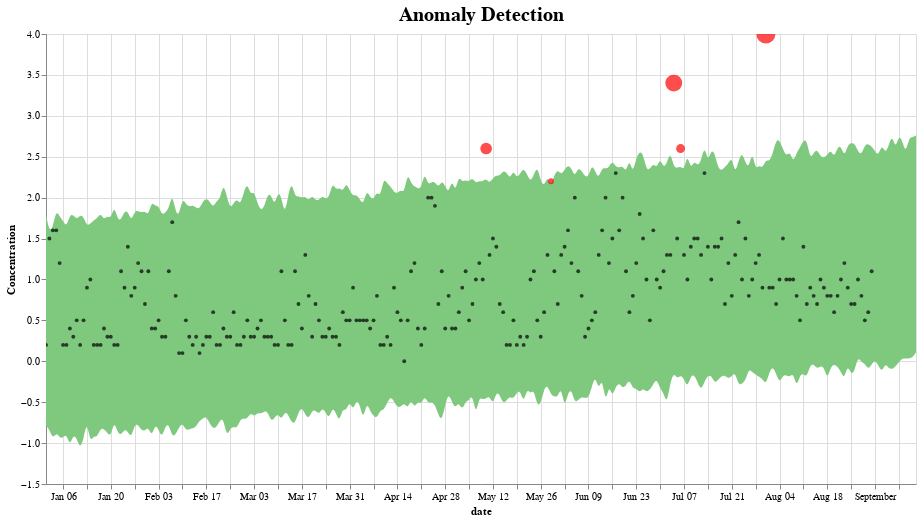

Here is the notebook cell this chart was saved with:
### Code cell
def plot_anomalies(forecasted):
    interval = alt.Chart(forecasted).mark_area(interpolate="basis", color = '#7FC97F').encode(
    x=alt.X('ds:T',  title ='date'),
    y='yhat_upper',
    y2='yhat_lower',
    tooltip=['ds', 'fact', 'yhat_lower', 'yhat_upper']
    ).interactive().properties(
        title='Anomaly Detection'
    )

    fact = alt.Chart(forecasted[forecasted.anomaly==0]).mark_circle(size=15, opacity=0.7, color = 'Black').encode(
        x='ds:T',
        y=alt.Y('fact', title='Concentration'),    
        tooltip=['ds', 'fact', 'yhat_lower', 'yhat_upper']
    ).interactive()

    anomalies = alt.Chart(forecasted[forecasted.anomaly!=0]).mark_circle(size=30, color = 'Red').encode(
        x='ds:T',
        y=alt.Y('fact', title='Concentration'),    
        tooltip=['ds', 'fact', 'yhat_lower', 'yhat_upper'],
        size = alt.Size( 'importance', legend=None)
    ).interactive()

    return alt.layer(interval, fact, anomalies)\
              .properties(width=870, height=450)\
              .configure_title(fontSize=20)
              
plot_anomalies(pred)

### Figure 1 — Vega-Lite specification as saved in the notebook (floating-point values rounded to 4 significant figures; data arrays with more than 128 entries replaced by an {"elided": "..."} marker saying what was removed)
{"config": {"view": {"continuousWidth": 400, "continuousHeight": 300}, "title": {"fontSize": 20}}, "layer": [{"data": {"name": "data-546431b86ffdb34f470c8348225b07f4"}, "mark": {"type": "area", "color": "#7FC97F", "interpolate": "basis"}, "encoding": {"tooltip": [{"type": "temporal", "field": "ds"}, {"type": "quantitative", "field": "fact"}, {"type": "quantitative", "field": "yhat_lower"}, {"type": "quantitative", "field": "yhat_upper"}], "x": {"type": "temporal", "field": "ds", "title": "date"}, "y": {"type": "quantitative", "field": "yhat_upper"}, "y2": {"field": "yhat_lower"}}, "selection": {"selector007": {"type": "interval", "bind": "scales", "encodings": ["x", "y"]}}, "title": "Anomaly Detection"}, {"data": {"name": "data-4b71beb01e575a497155a959d1e9688c"}, "mark": {"type": "circle", "color": "Black", "opacity": 0.7, "size": 15}, "encoding": {"tooltip": [{"type": "temporal", "field": "ds"}, {"type": "quantitative", "field": "fact"}, {"type": "quantitative", "field": "yhat_lower"}, {"type": "quantitative", "field": "yhat_upper"}], "x": {"type": "temporal", "field": "ds"}, "y": {"type": "quantitative", "field": "fact", "title": "Concentration"}}, "selection": {"selector008": {"type": "interval", "bind": "scales", "encodings": ["x", "y"]}}}, {"data": {"name": "data-6af18ef9b819ad3e9d6122afd6af11d6"}, "mark": {"type": "circle", "color": "Red", "size": 30}, "encoding": {"size": {"type": "quantitative", "field": "importance", "legend": null}, "tooltip": [{"type": "temporal", "field": "ds"}, {"type": "quantitative", "field": "fact"}, {"type": "quantitative", "field": "yhat_lower"}, {"type": "quantitative", "field": "yhat_upper"}], "x": {"type": "temporal", "field": "ds"}, "y": {"type": "quantitative", "field": "fact", "title": "Concentration"}}, "selection": {"selector009": {"type": "interval", "bind": "scales", "encodings": ["x", "y"]}}}], "height": 450, "width": 870, "$schema": "https://vega.github.io/schema/vega-lite/v4.8.1.json", "datasets": {"data-546431b86ffdb34f470c8348225b07f4": {"elided": "256 records"}, "data-4b71beb01e575a497155a959d1e9688c": {"elided": "251 records"}, "data-6af18ef9b819ad3e9d6122afd6af11d6": [{"ds": "2019-05-10T00:00:00", "trend": 0.8684, "yhat": 0.8684, "yhat_lower": -0.4565, "yhat_upper": 2.237, "fact": 2.6, "anomaly": 1, "importance": 0.1396}, {"ds": "2019-05-29T00:00:00", "trend": 0.9385, "yhat": 0.9385, "yhat_lower": -0.4106, "yhat_upper": 2.128, "fact": 2.2, "anomaly": 1, "importance": 0.03285}, {"ds": "2019-07-04T00:00:00", "trend": 1.066, "yhat": 1.066, "yhat_lower": -0.1372, "yhat_upper": 2.373, "fact": 3.4, "anomaly": 1, "importance": 0.302}, {"ds": "2019-07-06T00:00:00", "trend": 1.073, "yhat": 1.073, "yhat_lower": -0.1665, "yhat_upper": 2.39, "fact": 2.6, "anomaly": 1, "importance": 0.08071}, {"ds": "2019-07-31T00:00:00", "trend": 1.156, "yhat": 1.156, "yhat_lower": -0.2891, "yhat_upper": 2.468, "fact": 4.0, "anomaly": 1, "importance": 0.3831}]}}
